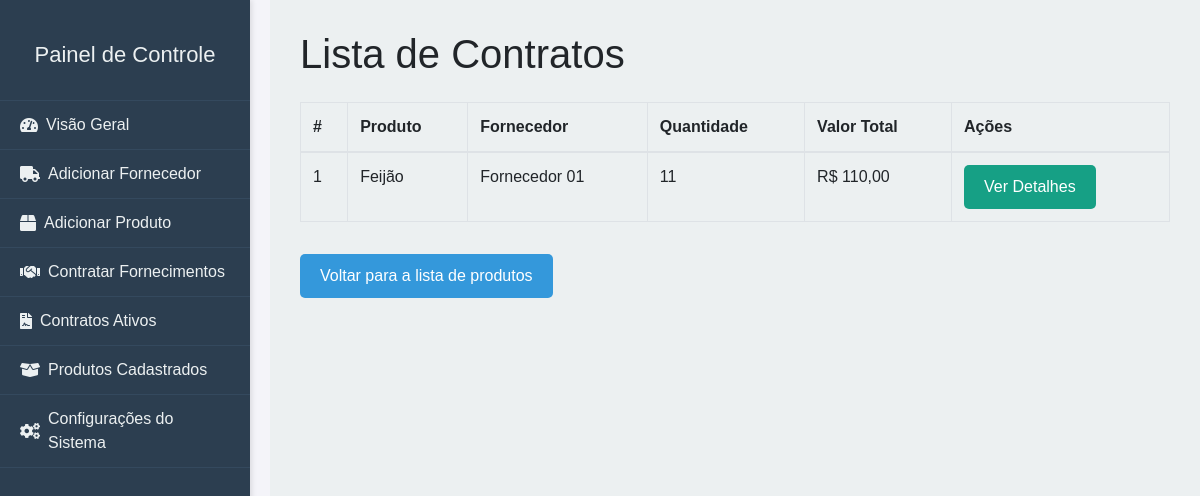
Page /listagem_contratos/ on the earlier database version.
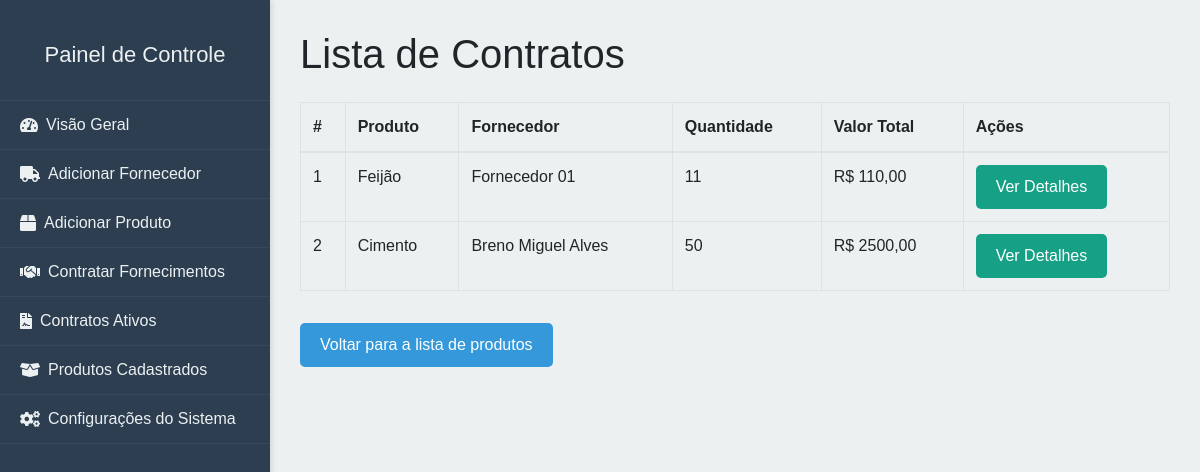
Same page on the later database version.
### apps/core/models.py (models this page shows, shortened)
class Contrato(models.Model):
    produto = models.ForeignKey(Produto, on_delete=models.CASCADE)
    quantidade = models.IntegerField()
    class Meta:
        verbose_name = "Contrato"
        verbose_name_plural = "Contratos"

class Produto(models.Model):
    produto = models.CharField(max_length=255)
    fornecedor = models.ForeignKey(Fornecedor, related_name='produtos', on_delete=models.CASCADE)
    valor_por_unidade = models.DecimalField(max_digits=10, decimal_places=2)
    class Meta:
        verbose_name = "Produto"
        verbose_name_plural = "Produtos"

class Fornecedor(models.Model):
    nome = models.CharField(max_length=255)
    telefone = models.CharField(max_length=15, blank=True)
    email = models.EmailField(blank=True)
    cidade = models.CharField(max_length=255, blank=True)
    estado = models.CharField(max_length=2, blank=True)
    cep = models.CharField(max_length=10, blank=True)
    class Meta:
        verbose_name = "Fornecedor"
        verbose_name_plural = "Fornecedores"

### apps/core/views.py (the view)
# urls.py: path('listagem_contratos/', views.listagem_contratos, name='listagem_contratos'),
def listagem_contratos(request):
    contratos = Contrato.objects.all()
    for contrato in contratos:
        contrato.valor_total = contrato.produto.valor_por_unidade * contrato.quantidade
    return render(request, 'core/listagem_contratos.html', {'contratos': contratos})

### templates/core/listagem_contratos.html (shortened to what this page needs)
<!DOCTYPE html>
<html lang="pt-br">
<head>
    <link href="https://stackpath.bootstrapcdn.com/bootstrap/4.3.1/css/bootstrap.min.css" rel="stylesheet">
</head>
<body>
    {% include 'core/sidebar.html' %}
    <div class="content">
        <h1>Lista de Contratos</h1>
        {% if contratos %}
            <table class="table table-bordered mt-4">
                <thead>
                    <tr>
                        <th>#</th>
                        <th>Produto</th>
                        <th>Fornecedor</th>
                        <th>Quantidade</th>
                        <th>Valor Total</th>
                        <th>Ações</th>
                    </tr>
                </thead>
                <tbody>
                    {% for contrato in contratos %}
                        <tr>
                            <td>{{ contrato.id }}</td>
                            <td>{{ contrato.produto.produto }}</td>
                            <td>{{ contrato.produto.fornecedor.nome }}</td>
                            <td>{{ contrato.quantidade }}</td>
                            <td>R$ {{ contrato.valor_total|floatformat:2 }}</td>
                            <td>
                                <a href="{% url 'detalhes_contrato' contrato.id %}" class="btn btn-info btn-sm">Ver Detalhes</a>
                            </td>
                        </tr>
                    {% endfor %}
                </tbody>
            </table>
        {% else %}
            <p class="mt-4">Nenhum contrato cadastrado.</p>
        {% endif %}
        <a href="{% url 'listagem_produtos' %}" class="btn btn-primary mt-3">Voltar para a lista de produtos</a>
    </div>
</body>
</html>

Differences in the rows shown:
added Contrato: id "2", produto.produto "Cimento", produto.fornecedor.nome "Breno Miguel Alves", quantidade "50", valor_total "2500,00"
